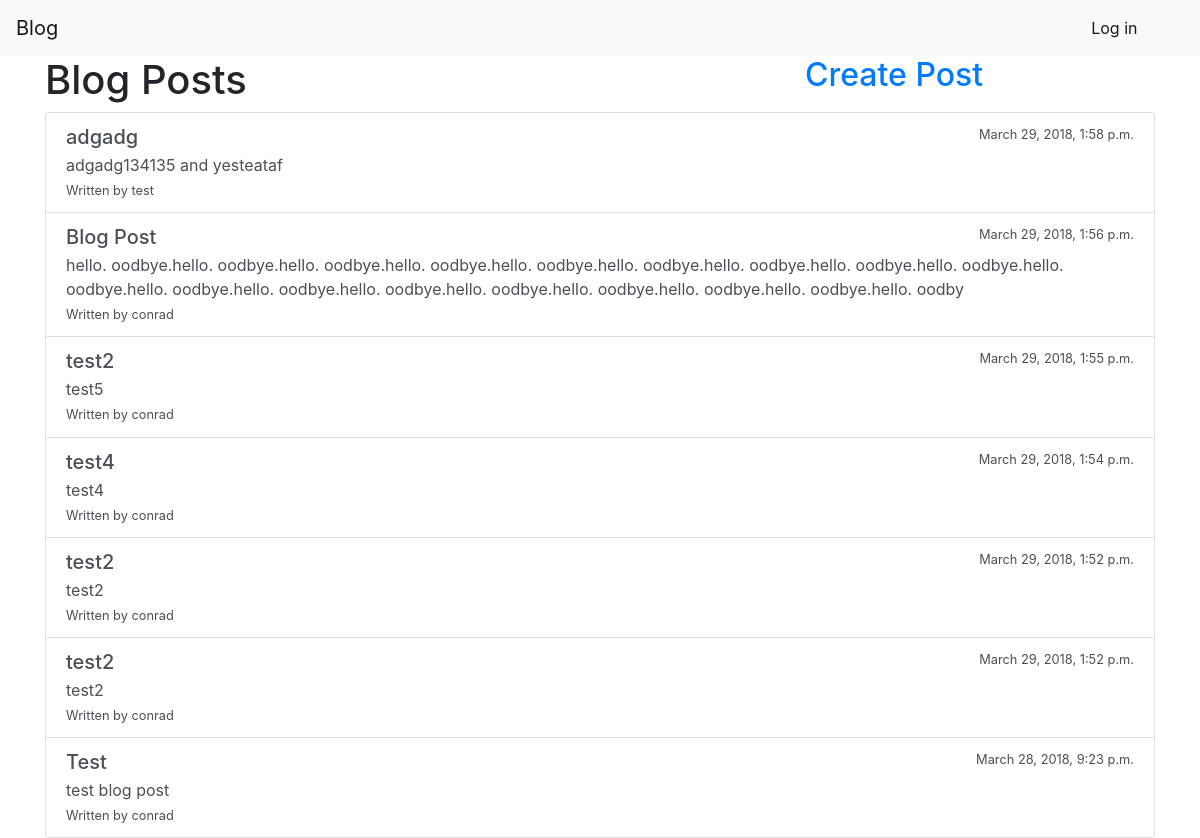
Screenshot of /blog/ with the database file from the repository.
### blog_post/models.py (models this page shows, shortened)
class BlogPost(models.Model):
    created_date = models.DateTimeField(auto_now_add=True)
    modified_date = models.DateTimeField(auto_now=True)
    title = models.CharField(max_length=100)
    body = models.TextField()
    user = models.ForeignKey(User)

### blog_post/views.py (the view)
class BlogPostListView(ListView):
    model = BlogPost

### templates/blog_post/blogpost_list.html
{% extends "base.html" %}
{% block content %}
    <div class="row justify-content-between">
        <div class="col-4">
            <h1>Blog Posts</h1>
        </div>
        <div class="col-4">
            <h2><a href="/blog/create">Create Post</a></h2>
        </div>
    </div>
    <div class="list-group">
    {% for blog_post in object_list reversed %}
    <a href="{{blog_post.id}}" class="list-group-item list-group-item-action flex-column align-items-start">
        <div class="d-flex w-100 justify-content-between">
            <h5 class="mb-1">{{ blog_post.title }}</h5>
            <small>{{ blog_post.created_date }}</small>
        </div>
        <p class="mb-1">{{ blog_post.body|slice:":250" }}</p>
        <small>Written by {{ blog_post.user }}</small>
      </a>
    {% endfor %}
    </div>
{% endblock %}

### templates/base.html (shortened to what this page needs)
<html>
    <head>
        <link rel="stylesheet" href="//maxcdn.bootstrapcdn.com/bootstrap/4.0.0/css/bootstrap.min.css">
        <link rel="stylesheet" href="//maxcdn.bootstrapcdn.com/bootstrap/4.0.0/css/bootstrap-theme.min.css">
    </head>
    <body>
        <nav class="navbar navbar-expand-lg navbar-light bg-light">
          <a class="navbar-brand" href="/blog" style="width: 90%">Blog</a>
           <div class="" id="navbarSupportedContent">
            <ul class="navbar-nav mr-auto">
               <li class="nav-item active">
        {% if user.is_authenticated %}
            <a class="nav-link" href="/logout">Log out</a>
        {% else %}
            <a class="nav-link" href="/login">Log in</a>
        {% endif %}
                </li>
            </ul>
        </nav>
        <div class="content container">
            {% block content %}
            {% endblock %}
        </div>
    </body>
</html>

### rows the page displays
BlogPost: title "adgadg", created_date "March 29, 2018, 1:58 p.m.", body "adgadg134135 and yesteataf", user "test"
BlogPost: title "Blog Post", created_date "March 29, 2018, 1:56 p.m.", body "hello. oodbye.hello. oodbye.hello. oodbye.hello. oodbye.hello. oodbye.hello. oodbye.hello. oodbye.hello. oodbye.hello. oodbye.hello. oodbye.hello. oodbye.hello. oodbye.hello. oodbye.hello. oodbye.hello. oodbye.hello. oodbye.hello. oodbye.hello. oodby", user "conrad"
BlogPost: title "test2", created_date "March 29, 2018, 1:55 p.m.", body "test5", user "conrad"
BlogPost: title "test4", created_date "March 29, 2018, 1:54 p.m.", body "test4", user "conrad"
BlogPost: title "test2", created_date "March 29, 2018, 1:52 p.m.", body "test2", user "conrad"
BlogPost: title "test2", created_date "March 29, 2018, 1:52 p.m.", body "test2", user "conrad"
BlogPost: title "Test", created_date "March 28, 2018, 9:23 p.m.", body "test blog post", user "conrad"
